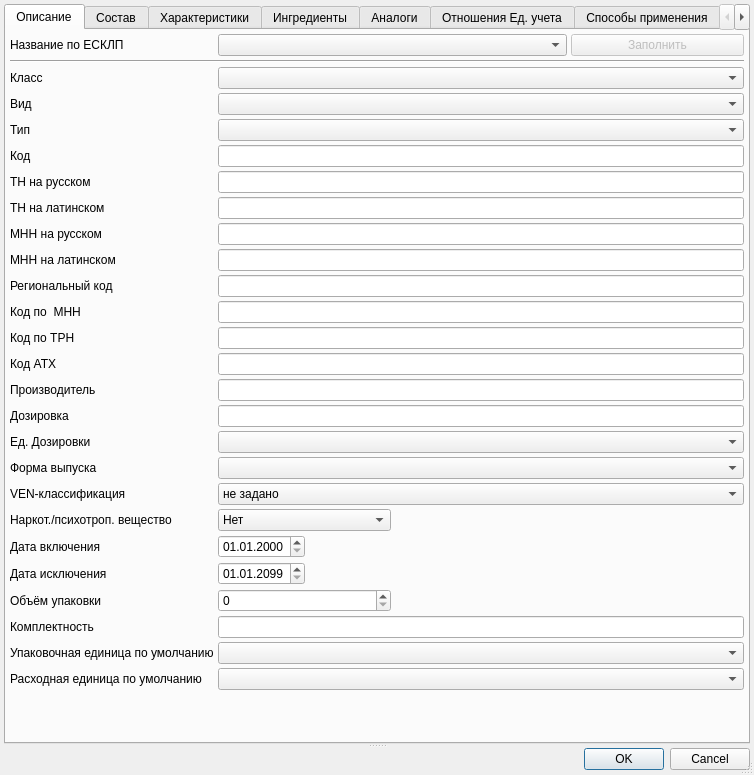
<?xml version="1.0" encoding="UTF-8"?>
<ui version="4.0">
 <class>ItemEditorDialog</class>
 <widget class="QDialog" name="ItemEditorDialog">
  <property name="geometry">
   <rect>
    <x>0</x>
    <y>0</y>
    <width>754</width>
    <height>775</height>
   </rect>
  </property>
  <property name="windowTitle">
   <string>ChangeMe!</string>
  </property>
  <property name="sizeGripEnabled">
   <bool>true</bool>
  </property>
  <layout class="QGridLayout" name="gridLayout_3">
   <property name="margin">
    <number>4</number>
   </property>
   <item row="0" column="0">
    <widget class="QSplitter" name="formSplitter">
     <property name="orientation">
      <enum>Qt::Vertical</enum>
     </property>
     <widget class="QTabWidget" name="tabWidget">
      <property name="sizePolicy">
       <sizepolicy hsizetype="Expanding" vsizetype="Fixed">
        <horstretch>0</horstretch>
        <verstretch>0</verstretch>
       </sizepolicy>
      </property>
      <property name="currentIndex">
       <number>0</number>
      </property>
      <property name="usesScrollButtons">
       <bool>true</bool>
      </property>
      <property name="documentMode">
       <bool>false</bool>
      </property>
      <property name="tabsClosable">
       <bool>false</bool>
      </property>
      <property name="movable">
       <bool>false</bool>
      </property>
      <widget class="QWidget" name="tabMain">
       <attribute name="title">
        <string>Описание</string>
       </attribute>
       <layout class="QGridLayout" name="gridLayout_2">
        <property name="margin">
         <number>4</number>
        </property>
        <property name="spacing">
         <number>4</number>
        </property>
        <item row="0" column="1" colspan="2">
         <widget class="CESKLPComboBox" name="cmbESLKPName">
          <property name="toolTip">
           <string>Единый структурированный справочник-каталог лекарственных препаратов</string>
          </property>
         </widget>
        </item>
        <item row="5" column="0">
         <widget class="QLabel" name="lblCode">
          <property name="sizePolicy">
           <sizepolicy hsizetype="Maximum" vsizetype="Preferred">
            <horstretch>0</horstretch>
            <verstretch>0</verstretch>
           </sizepolicy>
          </property>
          <property name="text">
           <string>Код</string>
          </property>
          <property name="buddy">
           <cstring>edtCode</cstring>
          </property>
         </widget>
        </item>
        <item row="0" column="3">
         <widget class="QPushButton" name="btnESLKPFill">
          <property name="enabled">
           <bool>false</bool>
          </property>
          <property name="text">
           <string>Заполнить</string>
          </property>
         </widget>
        </item>
        <item row="1" column="0" colspan="4">
         <widget class="Line" name="line">
          <property name="orientation">
           <enum>Qt::Horizontal</enum>
          </property>
         </widget>
        </item>
        <item row="6" column="1" colspan="3">
         <widget class="QLineEdit" name="edtName"/>
        </item>
        <item row="5" column="1" colspan="3">
         <widget class="QLineEdit" name="edtCode"/>
        </item>
        <item row="7" column="1" colspan="3">
         <widget class="QLineEdit" name="edtOriginName"/>
        </item>
        <item row="9" column="0">
         <widget class="QLabel" name="lblMnnLatin">
          <property name="text">
           <string>МНН на латинском</string>
          </property>
         </widget>
        </item>
        <item row="4" column="1" colspan="3">
         <widget class="CRBComboBox" name="cmbType"/>
        </item>
        <item row="4" column="0">
         <widget class="QLabel" name="lblType">
          <property name="sizePolicy">
           <sizepolicy hsizetype="Maximum" vsizetype="Preferred">
            <horstretch>0</horstretch>
            <verstretch>0</verstretch>
           </sizepolicy>
          </property>
          <property name="text">
           <string>Тип</string>
          </property>
          <property name="buddy">
           <cstring>cmbType</cstring>
          </property>
         </widget>
        </item>
        <item row="6" column="0">
         <widget class="QLabel" name="lblName">
          <property name="sizePolicy">
           <sizepolicy hsizetype="Maximum" vsizetype="Preferred">
            <horstretch>0</horstretch>
            <verstretch>0</verstretch>
           </sizepolicy>
          </property>
          <property name="text">
           <string>ТН на русском</string>
          </property>
          <property name="buddy">
           <cstring>edtName</cstring>
          </property>
         </widget>
        </item>
        <item row="9" column="1" colspan="3">
         <widget class="QLineEdit" name="edtMnnLatin"/>
        </item>
        <item row="0" column="0">
         <widget class="QLabel" name="lblESLKPName">
          <property name="toolTip">
           <string>Единый структурированный справочник-каталог лекарственных препаратов</string>
          </property>
          <property name="text">
           <string>Название по ЕСКЛП</string>
          </property>
         </widget>
        </item>
        <item row="3" column="0">
         <widget class="QLabel" name="lblKind">
          <property name="sizePolicy">
           <sizepolicy hsizetype="Maximum" vsizetype="Preferred">
            <horstretch>0</horstretch>
            <verstretch>0</verstretch>
           </sizepolicy>
          </property>
          <property name="text">
           <string>Вид</string>
          </property>
          <property name="buddy">
           <cstring>cmbKind</cstring>
          </property>
         </widget>
        </item>
        <item row="8" column="0">
         <widget class="QLabel" name="lblInternationalNonproprietaryName">
          <property name="sizePolicy">
           <sizepolicy hsizetype="Maximum" vsizetype="Preferred">
            <horstretch>0</horstretch>
            <verstretch>0</verstretch>
           </sizepolicy>
          </property>
          <property name="text">
           <string>МНН на русском</string>
          </property>
          <property name="buddy">
           <cstring>edtInternationalNonproprietaryName</cstring>
          </property>
         </widget>
        </item>
        <item row="10" column="0">
         <widget class="QLabel" name="lblRegionalCode">
          <property name="sizePolicy">
           <sizepolicy hsizetype="Maximum" vsizetype="Preferred">
            <horstretch>0</horstretch>
            <verstretch>0</verstretch>
           </sizepolicy>
          </property>
          <property name="text">
           <string>Региональный код</string>
          </property>
          <property name="buddy">
           <cstring>edtRegionalCode</cstring>
          </property>
         </widget>
        </item>
        <item row="3" column="1" colspan="3">
         <widget class="CRBComboBox" name="cmbKind"/>
        </item>
        <item row="2" column="0">
         <widget class="QLabel" name="lblClass">
          <property name="sizePolicy">
           <sizepolicy hsizetype="Maximum" vsizetype="Preferred">
            <horstretch>0</horstretch>
            <verstretch>0</verstretch>
           </sizepolicy>
          </property>
          <property name="text">
           <string>Класс</string>
          </property>
          <property name="buddy">
           <cstring>cmbClass</cstring>
          </property>
         </widget>
        </item>
        <item row="7" column="0">
         <widget class="QLabel" name="lblOriginName">
          <property name="text">
           <string>ТН на латинском</string>
          </property>
         </widget>
        </item>
        <item row="8" column="1" colspan="3">
         <widget class="QLineEdit" name="edtInternationalNonproprietaryName"/>
        </item>
        <item row="2" column="1" colspan="3">
         <widget class="CRBComboBox" name="cmbClass"/>
        </item>
        <item row="26" column="1" colspan="3">
         <widget class="CReleaseFormComboBox" name="cmbLfForm"/>
        </item>
        <item row="32" column="0">
         <widget class="QLabel" name="lblExDate">
          <property name="sizePolicy">
           <sizepolicy hsizetype="Maximum" vsizetype="Preferred">
            <horstretch>0</horstretch>
            <verstretch>0</verstretch>
           </sizepolicy>
          </property>
          <property name="text">
           <string>Дата исключения</string>
          </property>
         </widget>
        </item>
        <item row="39" column="0">
         <widget class="QLabel" name="lblDefaultClientUnit">
          <property name="text">
           <string>Расходная единица по умолчанию</string>
          </property>
         </widget>
        </item>
        <item row="15" column="0">
         <widget class="QLabel" name="lbTrnCode">
          <property name="sizePolicy">
           <sizepolicy hsizetype="Maximum" vsizetype="Preferred">
            <horstretch>0</horstretch>
            <verstretch>0</verstretch>
           </sizepolicy>
          </property>
          <property name="text">
           <string>Код по ТРН</string>
          </property>
         </widget>
        </item>
        <item row="19" column="0">
         <widget class="QLabel" name="lbDosageValue">
          <property name="sizePolicy">
           <sizepolicy hsizetype="Maximum" vsizetype="Preferred">
            <horstretch>0</horstretch>
            <verstretch>0</verstretch>
           </sizepolicy>
          </property>
          <property name="text">
           <string>Дозировка</string>
          </property>
         </widget>
        </item>
        <item row="18" column="1" colspan="3">
         <widget class="QLineEdit" name="edtProducer"/>
        </item>
        <item row="39" column="1" colspan="3">
         <widget class="CRBComboBox" name="cmbDefaultClientUnit"/>
        </item>
        <item row="28" column="0">
         <widget class="QLabel" name="lblVEN">
          <property name="text">
           <string>VEN-классификация</string>
          </property>
         </widget>
        </item>
        <item row="19" column="1" colspan="3">
         <widget class="QLineEdit" name="edtDosageValue"/>
        </item>
        <item row="14" column="0">
         <widget class="QLabel" name="lbMnnCode">
          <property name="sizePolicy">
           <sizepolicy hsizetype="Maximum" vsizetype="Preferred">
            <horstretch>0</horstretch>
            <verstretch>0</verstretch>
           </sizepolicy>
          </property>
          <property name="text">
           <string>Код по  МНН</string>
          </property>
         </widget>
        </item>
        <item row="16" column="0">
         <widget class="QLabel" name="lblATC">
          <property name="sizePolicy">
           <sizepolicy hsizetype="Maximum" vsizetype="Preferred">
            <horstretch>0</horstretch>
            <verstretch>0</verstretch>
           </sizepolicy>
          </property>
          <property name="text">
           <string>Код АТХ</string>
          </property>
          <property name="buddy">
           <cstring>edtATC</cstring>
          </property>
         </widget>
        </item>
        <item row="10" column="1" colspan="3">
         <widget class="QLineEdit" name="edtRegionalCode"/>
        </item>
        <item row="31" column="0">
         <widget class="QLabel" name="lblInDate">
          <property name="sizePolicy">
           <sizepolicy hsizetype="Maximum" vsizetype="Preferred">
            <horstretch>0</horstretch>
            <verstretch>0</verstretch>
           </sizepolicy>
          </property>
          <property name="text">
           <string>Дата включения</string>
          </property>
         </widget>
        </item>
        <item row="32" column="1" colspan="2">
         <widget class="QDateEdit" name="edtExDate">
          <property name="sizePolicy">
           <sizepolicy hsizetype="Maximum" vsizetype="Fixed">
            <horstretch>0</horstretch>
            <verstretch>0</verstretch>
           </sizepolicy>
          </property>
          <property name="date">
           <date>
            <year>2099</year>
            <month>1</month>
            <day>1</day>
           </date>
          </property>
          <property name="maximumDate">
           <date>
            <year>2100</year>
            <month>12</month>
            <day>31</day>
           </date>
          </property>
          <property name="minimumDate">
           <date>
            <year>2000</year>
            <month>1</month>
            <day>1</day>
           </date>
          </property>
          <property name="displayFormat">
           <string>dd.MM.yyyy</string>
          </property>
         </widget>
        </item>
        <item row="21" column="1" colspan="3">
         <widget class="CRBComboBox" name="cmbUnit"/>
        </item>
        <item row="14" column="1" colspan="3">
         <widget class="QLineEdit" name="edtMnnCode"/>
        </item>
        <item row="16" column="1" colspan="3">
         <widget class="QLineEdit" name="edtATC"/>
        </item>
        <item row="18" column="0">
         <widget class="QLabel" name="lblProducer">
          <property name="sizePolicy">
           <sizepolicy hsizetype="Maximum" vsizetype="Preferred">
            <horstretch>0</horstretch>
            <verstretch>0</verstretch>
           </sizepolicy>
          </property>
          <property name="text">
           <string>Производитель</string>
          </property>
          <property name="buddy">
           <cstring>edtProducer</cstring>
          </property>
         </widget>
        </item>
        <item row="34" column="1">
         <widget class="CSpinBox" name="spnPackSize">
          <property name="maximum">
           <number>9999</number>
          </property>
         </widget>
        </item>
        <item row="37" column="1" colspan="3">
         <widget class="QLineEdit" name="edtCompleteness"/>
        </item>
        <item row="34" column="2" colspan="2">
         <spacer name="horizontalSpacer">
          <property name="orientation">
           <enum>Qt::Horizontal</enum>
          </property>
          <property name="sizeHint" stdset="0">
           <size>
            <width>173</width>
            <height>20</height>
           </size>
          </property>
         </spacer>
        </item>
        <item row="30" column="1">
         <widget class="QComboBox" name="cmbNarcoticSubstance">
          <item>
           <property name="text">
            <string>Нет</string>
           </property>
          </item>
          <item>
           <property name="text">
            <string>Да</string>
           </property>
          </item>
         </widget>
        </item>
        <item row="34" column="0">
         <widget class="QLabel" name="lblPackSize">
          <property name="sizePolicy">
           <sizepolicy hsizetype="Maximum" vsizetype="Preferred">
            <horstretch>0</horstretch>
            <verstretch>0</verstretch>
           </sizepolicy>
          </property>
          <property name="text">
           <string>Объём упаковки</string>
          </property>
          <property name="buddy">
           <cstring>spnPackSize</cstring>
          </property>
         </widget>
        </item>
        <item row="37" column="0">
         <widget class="QLabel" name="lblCompleteness">
          <property name="sizePolicy">
           <sizepolicy hsizetype="Maximum" vsizetype="Preferred">
            <horstretch>0</horstretch>
            <verstretch>0</verstretch>
           </sizepolicy>
          </property>
          <property name="text">
           <string>Комплектность</string>
          </property>
         </widget>
        </item>
        <item row="30" column="0">
         <widget class="QLabel" name="lblNarcoticSubstance">
          <property name="text">
           <string>Наркот./психотроп. вещество</string>
          </property>
         </widget>
        </item>
        <item row="38" column="0">
         <widget class="QLabel" name="lblDefaultStockUnit">
          <property name="text">
           <string>Упаковочная единица по умолчанию</string>
          </property>
         </widget>
        </item>
        <item row="15" column="1" colspan="3">
         <widget class="QLineEdit" name="edtTrnCode"/>
        </item>
        <item row="38" column="1" colspan="3">
         <widget class="CRBComboBox" name="cmbDefaultStockUnit"/>
        </item>
        <item row="28" column="1" colspan="3">
         <widget class="QComboBox" name="cmbVEN">
          <item>
           <property name="text">
            <string>не задано</string>
           </property>
          </item>
          <item>
           <property name="text">
            <string>жизненно важные</string>
           </property>
          </item>
          <item>
           <property name="text">
            <string>необходимые</string>
           </property>
          </item>
          <item>
           <property name="text">
            <string>второстепенные</string>
           </property>
          </item>
         </widget>
        </item>
        <item row="31" column="1" colspan="2">
         <widget class="QDateEdit" name="edtInDate">
          <property name="sizePolicy">
           <sizepolicy hsizetype="Maximum" vsizetype="Fixed">
            <horstretch>0</horstretch>
            <verstretch>0</verstretch>
           </sizepolicy>
          </property>
          <property name="maximumDate">
           <date>
            <year>2100</year>
            <month>12</month>
            <day>31</day>
           </date>
          </property>
          <property name="minimumDate">
           <date>
            <year>2000</year>
            <month>1</month>
            <day>1</day>
           </date>
          </property>
          <property name="displayFormat">
           <string>dd.MM.yyyy</string>
          </property>
         </widget>
        </item>
        <item row="26" column="0">
         <widget class="QLabel" name="lbLfForm">
          <property name="sizePolicy">
           <sizepolicy hsizetype="Maximum" vsizetype="Preferred">
            <horstretch>0</horstretch>
            <verstretch>0</verstretch>
           </sizepolicy>
          </property>
          <property name="text">
           <string>Форма выпуска</string>
          </property>
         </widget>
        </item>
        <item row="21" column="0">
         <widget class="QLabel" name="lbDosageUnit">
          <property name="sizePolicy">
           <sizepolicy hsizetype="Maximum" vsizetype="Preferred">
            <horstretch>0</horstretch>
            <verstretch>0</verstretch>
           </sizepolicy>
          </property>
          <property name="text">
           <string>Ед. Дозировки</string>
          </property>
         </widget>
        </item>
        <item row="40" column="0">
         <spacer name="verticalSpacer_2">
          <property name="orientation">
           <enum>Qt::Vertical</enum>
          </property>
          <property name="sizeHint" stdset="0">
           <size>
            <width>20</width>
            <height>23</height>
           </size>
          </property>
         </spacer>
        </item>
       </layout>
      </widget>
      <widget class="QWidget" name="tabComposition">
       <attribute name="title">
        <string>Состав</string>
       </attribute>
       <layout class="QGridLayout" name="gridLayout_4">
        <property name="margin">
         <number>4</number>
        </property>
        <property name="spacing">
         <number>4</number>
        </property>
        <item row="0" column="0">
         <widget class="CInDocTableView" name="tblComposition"/>
        </item>
        <item row="1" column="0">
         <widget class="QPushButton" name="btnFillMNN">
          <property name="text">
           <string>Заполнить МНН</string>
          </property>
         </widget>
        </item>
       </layout>
      </widget>
      <widget class="QWidget" name="tabFeatures">
       <attribute name="title">
        <string>Характеристики</string>
       </attribute>
       <layout class="QVBoxLayout" name="verticalLayout_4" stretch="0">
        <property name="spacing">
         <number>4</number>
        </property>
        <property name="margin">
         <number>4</number>
        </property>
        <item>
         <widget class="CInDocTableView" name="tblFeatures"/>
        </item>
       </layout>
      </widget>
      <widget class="QWidget" name="tabIngredients">
       <attribute name="title">
        <string>Ингредиенты</string>
       </attribute>
       <layout class="QVBoxLayout" name="verticalLayout_3">
        <property name="spacing">
         <number>4</number>
        </property>
        <property name="margin">
         <number>4</number>
        </property>
        <item>
         <widget class="CInDocTableView" name="tblIngredients">
          <property name="sizePolicy">
           <sizepolicy hsizetype="Preferred" vsizetype="Expanding">
            <horstretch>0</horstretch>
            <verstretch>0</verstretch>
           </sizepolicy>
          </property>
         </widget>
        </item>
       </layout>
      </widget>
      <widget class="QWidget" name="tabAnalogs">
       <attribute name="title">
        <string>Аналоги</string>
       </attribute>
       <layout class="QVBoxLayout" name="verticalLayout">
        <property name="spacing">
         <number>4</number>
        </property>
        <property name="margin">
         <number>4</number>
        </property>
        <item>
         <widget class="CInDocTableView" name="tblAnalogs">
          <property name="sizePolicy">
           <sizepolicy hsizetype="Preferred" vsizetype="Expanding">
            <horstretch>0</horstretch>
            <verstretch>0</verstretch>
           </sizepolicy>
          </property>
         </widget>
        </item>
       </layout>
      </widget>
      <widget class="QWidget" name="tabUnitRatio">
       <attribute name="title">
        <string>Отношения Ед. учета</string>
       </attribute>
       <layout class="QVBoxLayout" name="verticalLayout_5">
        <property name="spacing">
         <number>4</number>
        </property>
        <property name="margin">
         <number>4</number>
        </property>
        <item>
         <widget class="CInDocTableView" name="tblUnitRatio"/>
        </item>
       </layout>
      </widget>
      <widget class="QWidget" name="tabUsingTypes">
       <attribute name="title">
        <string>Способы применения</string>
       </attribute>
       <layout class="QVBoxLayout" name="verticalLayout_6">
        <property name="spacing">
         <number>4</number>
        </property>
        <property name="margin">
         <number>4</number>
        </property>
        <item>
         <widget class="CInDocTableView" name="tblUsingTypes"/>
        </item>
       </layout>
      </widget>
      <widget class="QWidget" name="tabIdentification">
       <attribute name="title">
        <string>Идентификация</string>
       </attribute>
       <layout class="QGridLayout" name="gridLayout">
        <item row="0" column="0">
         <widget class="CInDocTableView" name="tblIdentification"/>
        </item>
       </layout>
      </widget>
     </widget>
     <widget class="QSplitter" name="btnSplitter">
      <property name="sizePolicy">
       <sizepolicy hsizetype="Expanding" vsizetype="Fixed">
        <horstretch>0</horstretch>
        <verstretch>0</verstretch>
       </sizepolicy>
      </property>
      <property name="orientation">
       <enum>Qt::Horizontal</enum>
      </property>
      <widget class="QDialogButtonBox" name="buttonBox">
       <property name="standardButtons">
        <set>QDialogButtonBox::Cancel|QDialogButtonBox::Ok</set>
       </property>
      </widget>
     </widget>
    </widget>
   </item>
  </layout>
 </widget>
 <customwidgets>
  <customwidget>
   <class>CRBComboBox</class>
   <extends>QComboBox</extends>
   <header>library/crbcombobox.h</header>
  </customwidget>
  <customwidget>
   <class>CInDocTableView</class>
   <extends>QTableView</extends>
   <header>library/InDocTable.h</header>
  </customwidget>
  <customwidget>
   <class>CSpinBox</class>
   <extends>QSpinBox</extends>
   <header>library/SpinBox.h</header>
  </customwidget>
  <customwidget>
   <class>CESKLPComboBox</class>
   <extends>QComboBox</extends>
   <header>library/ESKLP/ESKLPComboBox.h</header>
  </customwidget>
  <customwidget>
   <class>CReleaseFormComboBox</class>
   <extends>QComboBox</extends>
   <header>RefBooks/Nomenclature/ReleaseFormComboBox.h</header>
  </customwidget>
 </customwidgets>
 <tabstops>
  <tabstop>cmbESLKPName</tabstop>
  <tabstop>btnESLKPFill</tabstop>
  <tabstop>cmbClass</tabstop>
  <tabstop>cmbKind</tabstop>
  <tabstop>cmbType</tabstop>
  <tabstop>edtCode</tabstop>
  <tabstop>edtName</tabstop>
  <tabstop>edtOriginName</tabstop>
  <tabstop>edtInternationalNonproprietaryName</tabstop>
  <tabstop>edtMnnLatin</tabstop>
  <tabstop>edtRegionalCode</tabstop>
  <tabstop>edtMnnCode</tabstop>
  <tabstop>edtTrnCode</tabstop>
  <tabstop>edtATC</tabstop>
  <tabstop>edtProducer</tabstop>
  <tabstop>edtDosageValue</tabstop>
  <tabstop>cmbUnit</tabstop>
  <tabstop>cmbLfForm</tabstop>
  <tabstop>edtInDate</tabstop>
  <tabstop>edtExDate</tabstop>
  <tabstop>spnPackSize</tabstop>
  <tabstop>edtCompleteness</tabstop>
  <tabstop>cmbDefaultStockUnit</tabstop>
  <tabstop>cmbDefaultClientUnit</tabstop>
  <tabstop>tabWidget</tabstop>
  <tabstop>tblFeatures</tabstop>
  <tabstop>tblIngredients</tabstop>
  <tabstop>tblAnalogs</tabstop>
  <tabstop>tblUnitRatio</tabstop>
  <tabstop>buttonBox</tabstop>
  <tabstop>cmbVEN</tabstop>
  <tabstop>tblComposition</tabstop>
  <tabstop>btnFillMNN</tabstop>
  <tabstop>tblUsingTypes</tabstop>
  <tabstop>tblIdentification</tabstop>
 </tabstops>
 <resources/>
 <connections>
  <connection>
   <sender>buttonBox</sender>
   <signal>accepted()</signal>
   <receiver>ItemEditorDialog</receiver>
   <slot>accept()</slot>
   <hints>
    <hint type="sourcelabel">
     <x>240</x>
     <y>364</y>
    </hint>
    <hint type="destinationlabel">
     <x>190</x>
     <y>190</y>
    </hint>
   </hints>
  </connection>
  <connection>
   <sender>buttonBox</sender>
   <signal>rejected()</signal>
   <receiver>ItemEditorDialog</receiver>
   <slot>reject()</slot>
   <hints>
    <hint type="sourcelabel">
     <x>240</x>
     <y>364</y>
    </hint>
    <hint type="destinationlabel">
     <x>190</x>
     <y>190</y>
    </hint>
   </hints>
  </connection>
 </connections>
</ui>
